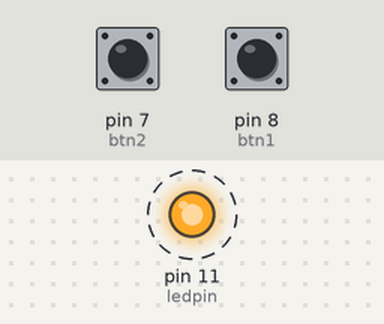
A sketch run on a simulated Arduino Uno, built with avr-gcc and run on an emulated ATmega328P. Parts: output pins drawn as LEDs (lit = HIGH). Dashed ring = blinking. The test bench sets the inputs (shaded band); at power-on: pin 7 (btn2) LOW, pin 8 (btn1) LOW. What the sketch prints to the serial monitor is not drawn.

Above: at 2.2 s.
Timing chart, 0 to 5.0 s (numbered marks = the images above):
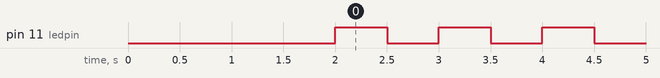

The sketch:

ontrolar_tiempo_en_el_que_parpadea_el_led_usando_dos_botones.ino
```cpp
/*

Esta experiencia pretende mostrar el uso de variables. El tiempo de encendido/apagado del led

se almacena en una variable, la cual puede ser cambiada por las entradas de los botones.

*/

// Variables globales

int btn1 = 8;

int btn2 = 7;

int ledpin = 11;

int tmpo = 500; // Iniciacion y asignacion de la variable del tiempo

int inc; // Iniciacion de la variable de incremento

int dec; // Iniciacion de la variable de decrecimiento

void setup() {

pinMode(ledpin, OUTPUT);

pinMode(btn1, INPUT);

pinMode(btn2, INPUT);

Serial.begin(9600);

delay(2000);

}

void loop() {

inc = digitalRead(btn1); // inc toma el valor del pin btn1

dec = digitalRead(btn2); // dec toma el valor del pin btn2

tmpo = tmpo + 50*inc - 50*dec; // El valor de tmpo se modifica

Serial.println(tmpo); // Se imprime el valor de tmpo

//Encendido y apagado del LED

digitalWrite(ledpin, HIGH);

delay(tmpo);

digitalWrite(ledpin, LOW);

delay(tmpo);

}
```

Measured:
- by itself, pin 11 (ledpin): alternates HIGH for 0.50 s and LOW for 0.50 s
